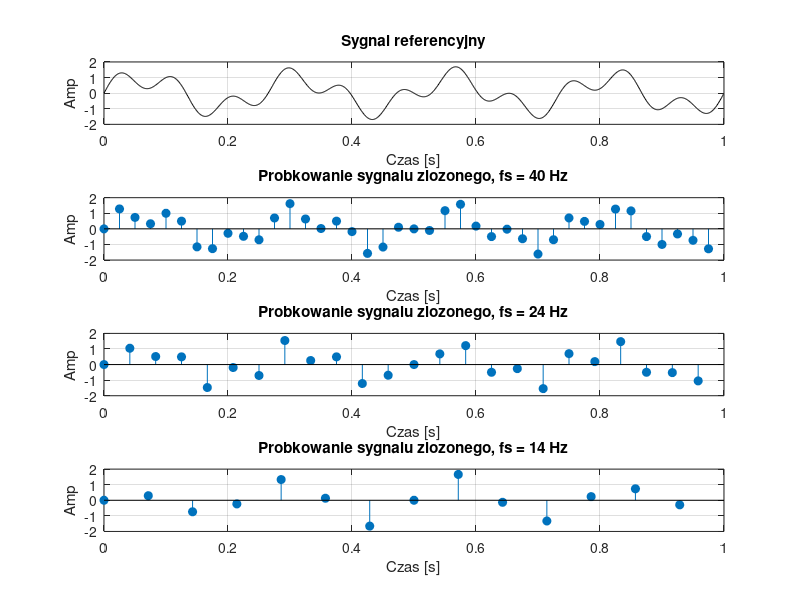

Write MATLAB code to recreate this figure.
% Lab 2 - Przyklad 3: Aliasowanie w sygnale wieloskladowym
f1 = 4;
f2 = 11;
T  = 1;

fs_ref = 1000;
t_ref  = 0 : 1/fs_ref : T-1/fs_ref;
x_ref  = sin(2*pi*f1*t_ref) + 0.7*sin(2*pi*f2*t_ref);

fs_list = [40, 24, 14];

figure;
subplot(4,1,1);
plot(t_ref, x_ref, 'k');
title('Sygnal referencyjny'); xlabel('Czas [s]'); ylabel('Amp'); grid on;

for i = 1:length(fs_list)
    fs = fs_list(i);
    t  = 0 : 1/fs : T-1/fs;
    x  = sin(2*pi*f1*t) + 0.7*sin(2*pi*f2*t);

    subplot(4,1,i+1);
    stem(t, x, 'filled');
    title(sprintf('Probkowanie sygnalu zlozonego, fs = %d Hz', fs));
    xlabel('Czas [s]'); ylabel('Amp'); grid on;
end
